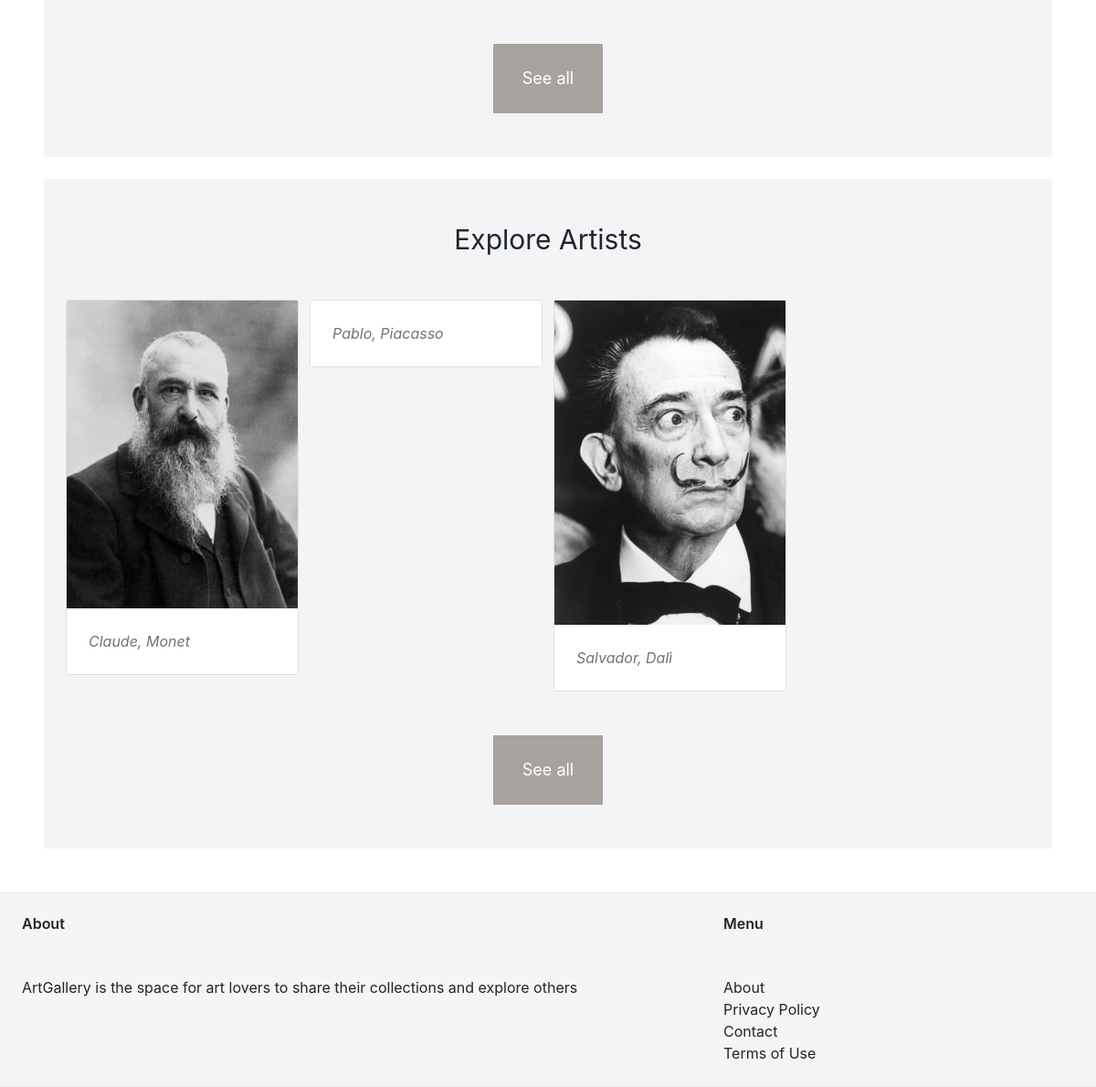
/ (lower part), run on an earlier commit of the app's database.
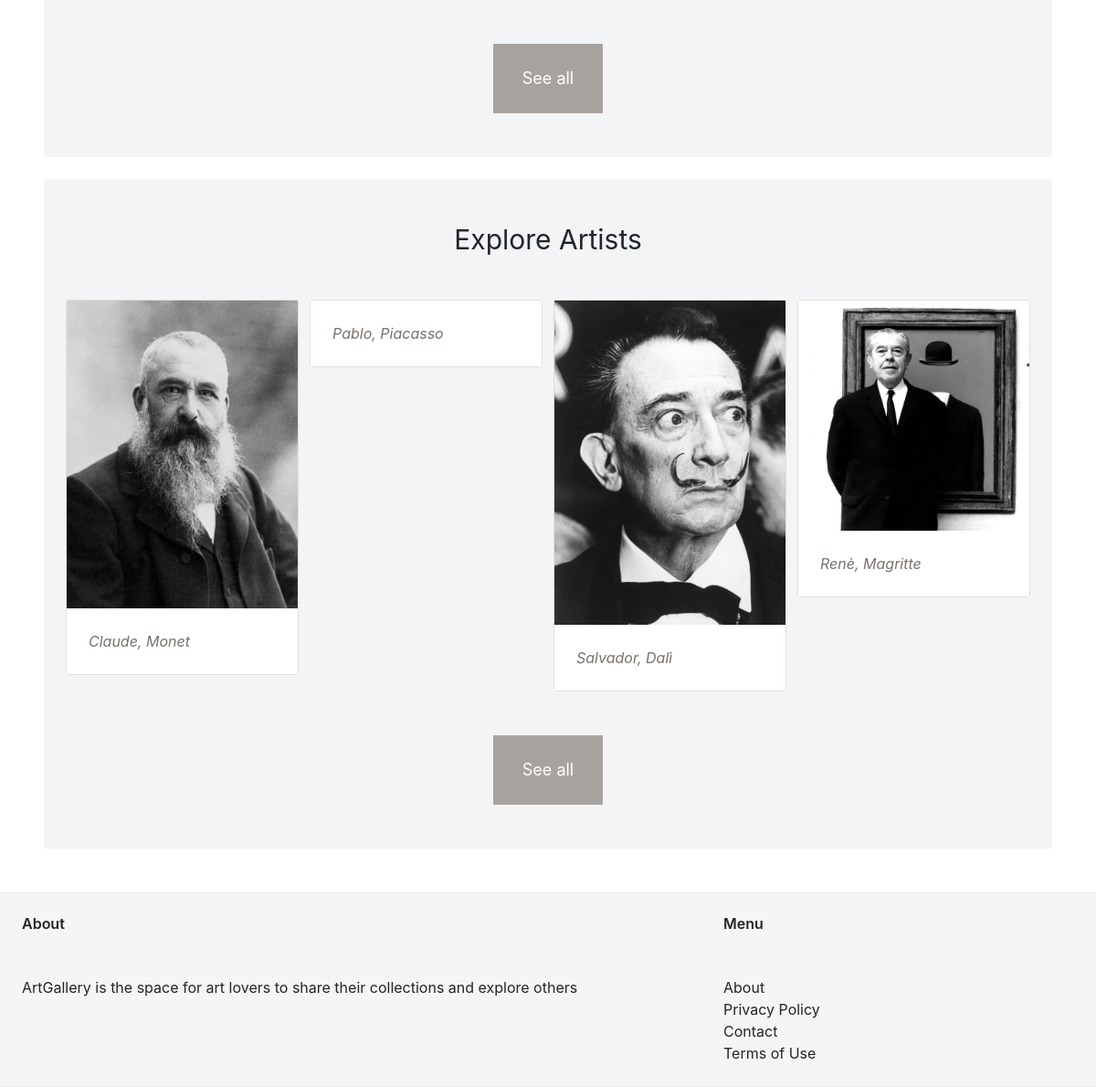
And on a later commit of the database.
### artwork/models.py (models this page shows)
class Artist(models.Model):
    name = models.CharField(max_length=255)
    surname = models.CharField(max_length=255)
    bio = models.TextField(blank=True)
    date_of_birth = models.DateField()
    photo = models.ImageField(upload_to='artists/', blank=True)
    def __str__(self):
        return self.name + ' ' + self.surname

### core/views.py (the view)
# urls.py: path('', views.index, name = 'index'),
def index(request):
    artworks = Artwork.objects.all()[0:4]
    artists = Artist.objects.all()
    genres = Genre.objects.all()
    return render(request, 'core/index.html', {
        'artworks': artworks,
        'artists': artists,
        'genres': genres
    })

### core/templates/core/index.html (shortened to what this page needs)
{% extends 'core/base.html' %}
{% block content %}
    <div class="m-6 px-6 py-12 bg-gray-100">
        <div class="flex items-center justify-center">
            <div id="carouselExampleControls" class="carousel slide w-75" data-ride="carousel">
            <div class="flex justify-center mt-12">
                <a href="{% url 'artwork:all_artworks' %}" class="py-4 px-8 text-lg bg-stone-400 text-white hover:bg-stone-500">See all</a>
            </div>
        </div>
        </div>
    </div>
    <div class="m-6 px-6 py-12 bg-gray-100">
        <h1 class="mb-12 text-3xl text-center">Explore Artists</h1>
        <div class="grid grid-cols-4 gap-3 justify-center">
            {% for artist in artists %}
            <div>
                <a href="{% url 'artwork:artist' artist.id %}" class="">
                    <div class="card" style="">
                        {% if artist.photo %}
                        <img src="{{ artist.photo.url }}" alt="">
                        {% else %}
                        <p>No photo available</p>
                        {% endif %}
                        <div class="card-body p-6 bg-white">
                            <p class="card-text italic text-stone-500">{{ artist.name }}, {{ artist.surname }} </p>
                        </div>
                    </div>
                </a>
            </div>
            {% endfor %}
        </div>
        <div class="flex justify-center mt-12">
            <a href="{% url 'artwork:all_artists' %}" class="py-4 px-8 text-lg bg-stone-400 text-white hover:bg-stone-500">See all</a>
        </div>
    </div>
{% endblock %}

What changed in the data, as far as the page shows it:
added Artist: photo (picture), name "Renè", surname "Magritte"
